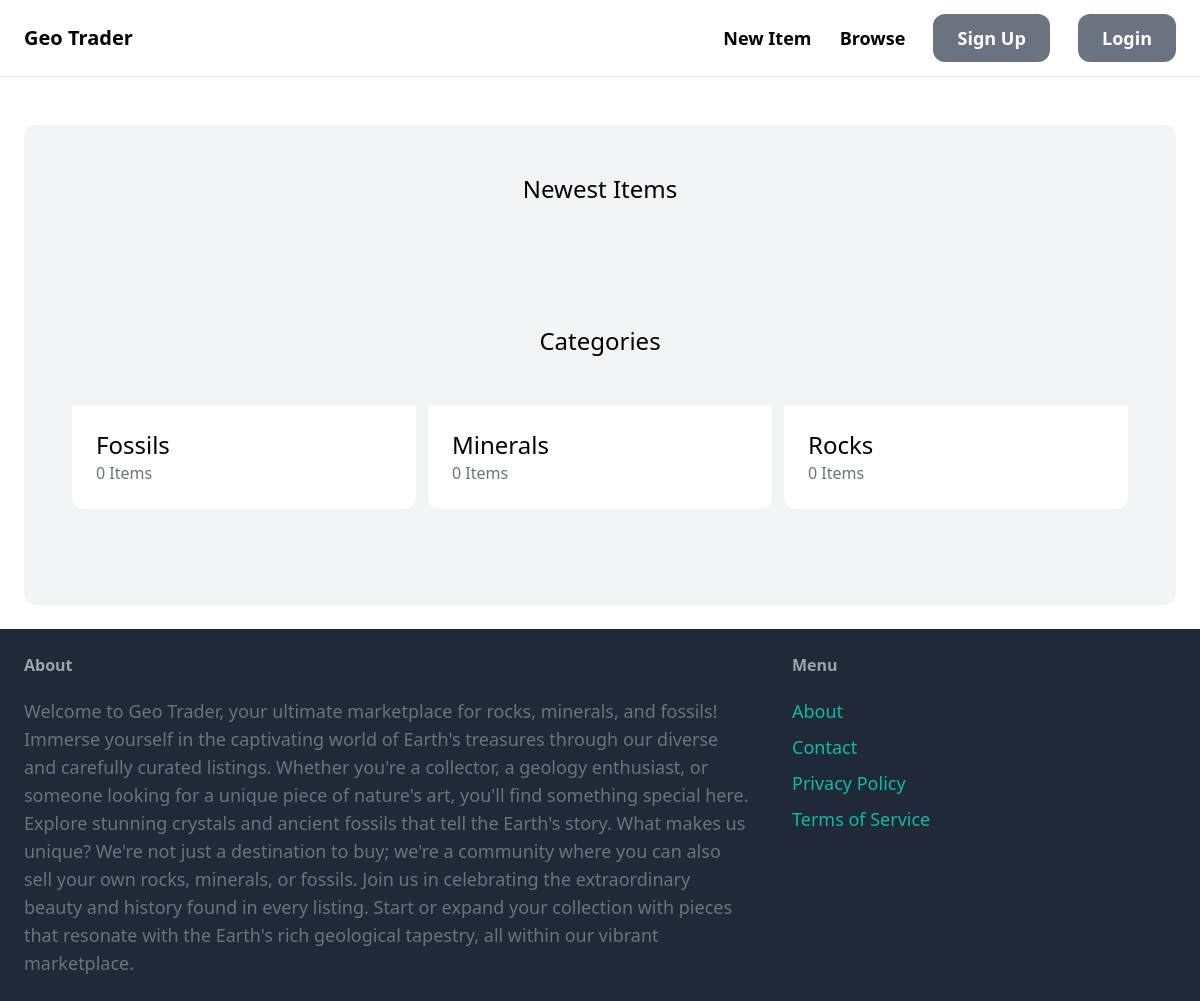
/, run on an earlier commit of the app's database.
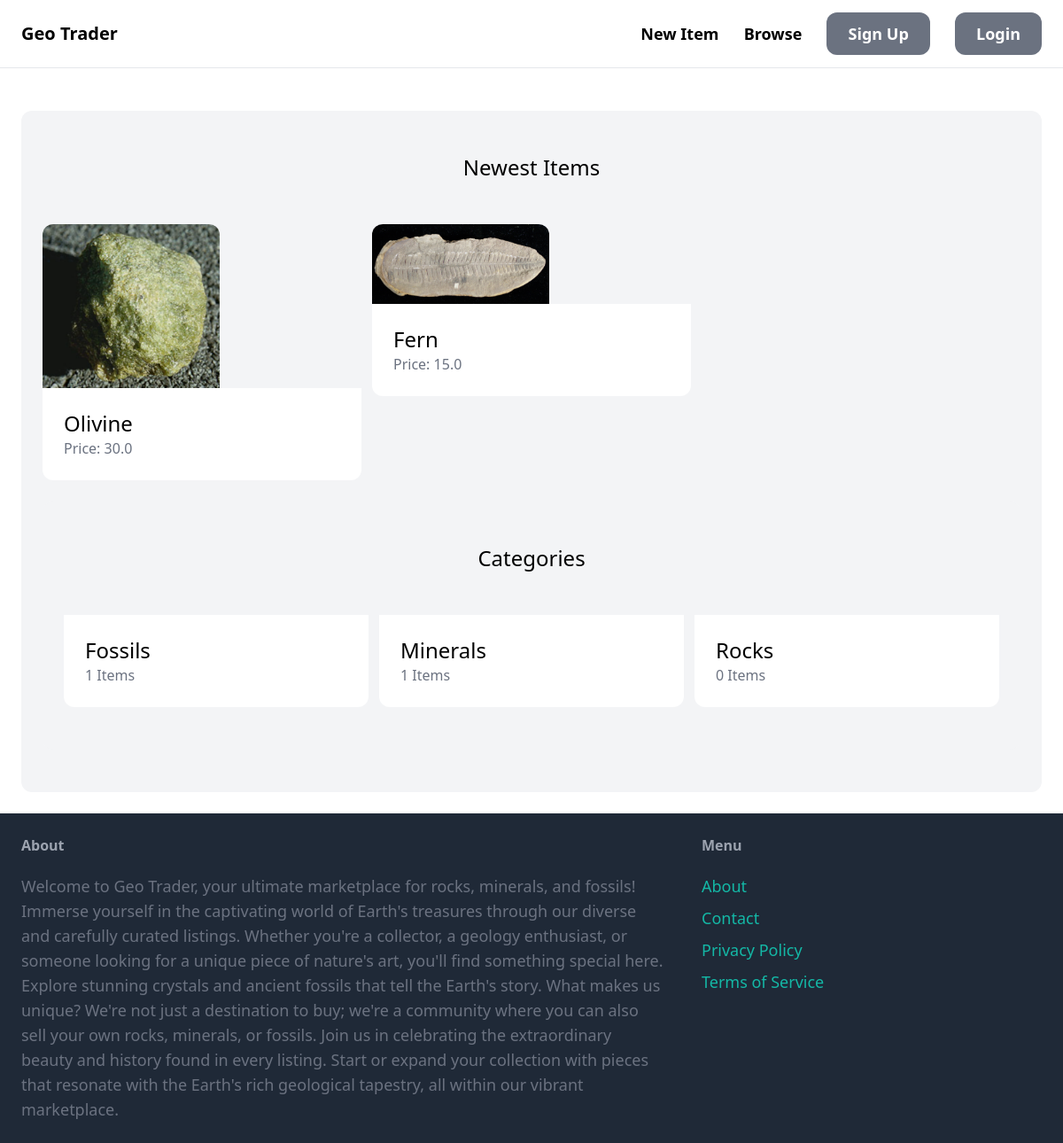
And on a later commit of the database.
### item/models.py (models this page shows, shortened)
class Category(models.Model):
    name = models.CharField(max_length=255)
    class Meta:
        ordering = ("name", )
        verbose_name_plural = "Categories"

class Item(models.Model):
    category = models.ForeignKey(Category, related_name = "items", on_delete = models.CASCADE)
    name = models.CharField(max_length=255)
    description = models.TextField(blank = True, null = True)
    price = models.FloatField(default = 0.00)
    image = models.ImageField(upload_to = "item_images", blank = True, null = True)
    is_sold = models.BooleanField(default = False)
    created_by = models.ForeignKey(User, related_name = "items", on_delete = models.CASCADE)
    created_at = models.DateTimeField(auto_now_add = True)

### core/views.py (the view)
# urls.py: path("", views.index, name = "index"),
def index(request):
    items = Item.objects.filter(is_sold = False)[0 : 6]
    categories = Category.objects.all()
    return render(request, "core/index.html", {
        "categories" : categories,
        "items" : items,
    })

### core/templates/core/index.html (shortened to what this page needs)
{% extends "core/base.html" %}
{% block content %}
   <div class="mt-6 px-6 py-12 bg-gray-100 rounded-xl">
        <h2 class="mb-12 text-2xl text-center">Newest Items</h2>
        <div class="grid grid-cols-3 gap-3">
            {% for item in items %}
                <div>
                    <a href="{% url 'item:detail' item.id %}">
                        <div>
                            <img src="{{ item.image.url }}" class="rounded-t-xl" height="200" width="200">
                        </div>
                        <div class="p-6 bg-white rounded-b-xl">
                            <h2 class="text-2xl">{{ item.name }}</h2>
                            <p class="text-gray-500">Price: {{ item.price }}</p>
                        </div>
                    </a>
                </div>
            {% endfor %}
        </div>
        <div class="mt-6 px-6 py-12 bg-gray-100 rounded-xl">
            <h2 class="mb-12 text-2xl text-center">Categories</h2>
            <div class="grid grid-cols-3 gap-3">
                {% for category in categories %}
                <div>
                    <a href="#">
                        <div class="p-6 bg-white rounded-b-xl">
                            <h2 class="text-2xl">{{ category.name }}</h2>
                            <p class="text-gray-500">{{ category.items.count }} Items</p>
                        </div>
                    </a>
                </div>
                {% endfor %}
            </div>
        </div>
   </div>
{% endblock %}

What changed in the data, as far as the page shows it:
added Item: image (picture), name "Olivine", price "30.0"
added Item: image (picture), name "Fern", price "15.0"
computed for Category "Fossils": items.count "0" → "1"
computed for Category "Minerals": items.count "0" → "1"
